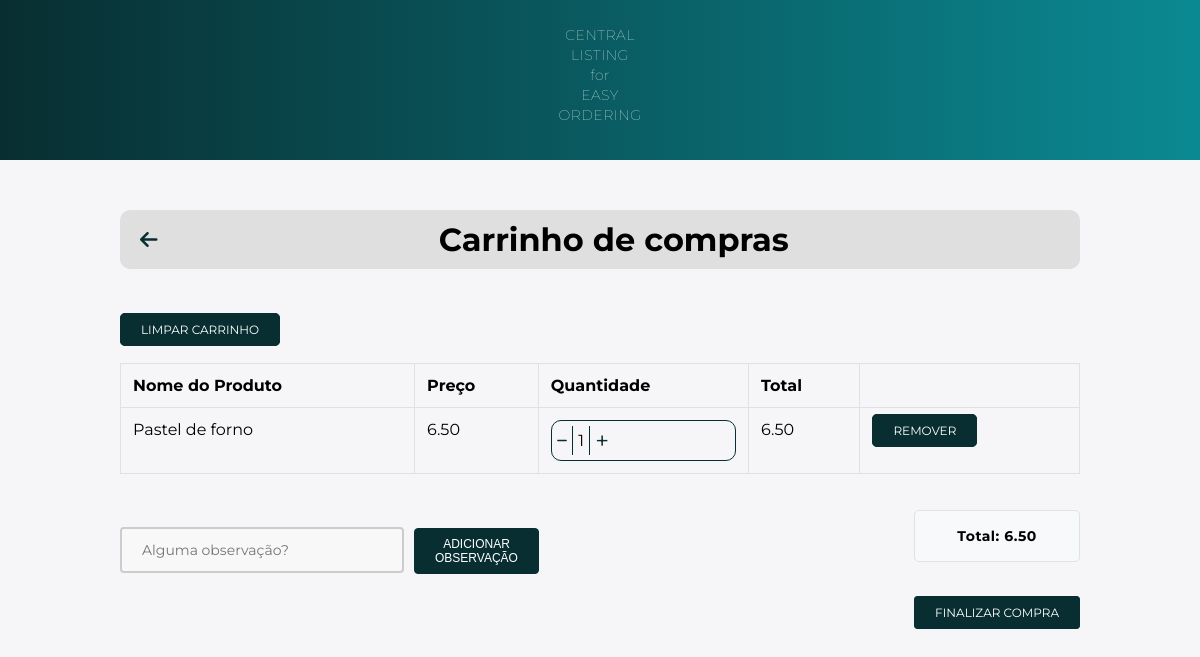
/cart/ (signed in), run on an earlier commit of the app's database.
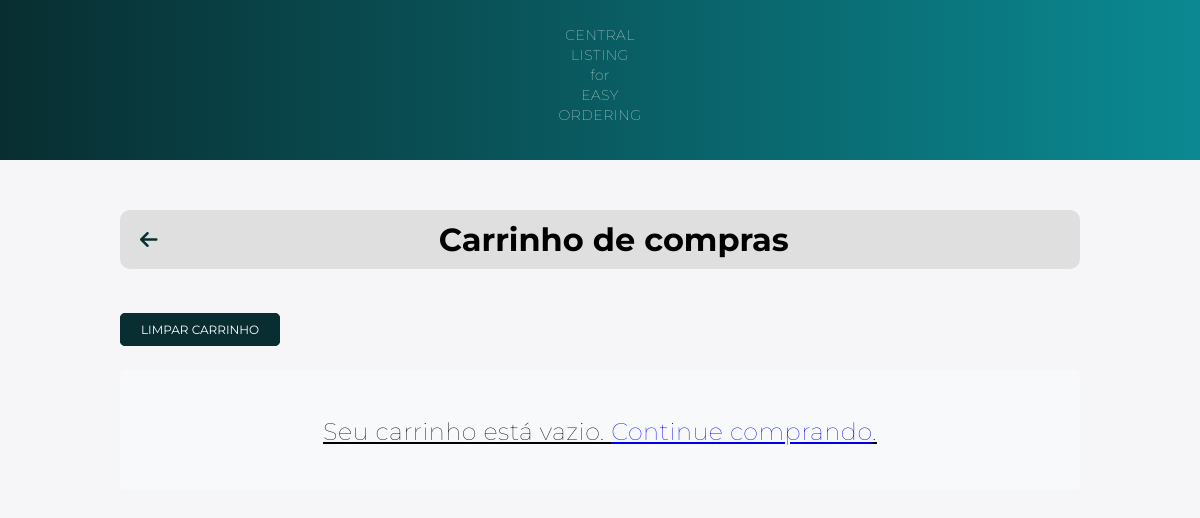
And on a later commit of the database.
### main/models.py (models this page shows, shortened)
class Cart(models.Model):
    user = models.ForeignKey(User, on_delete=models.CASCADE)
    product = models.ForeignKey(FoodProduct, on_delete=models.CASCADE)
    quantity = models.PositiveBigIntegerField(default=1)

class FoodProduct(models.Model):
    name = models.CharField(max_length=255)
    price = models.DecimalField(max_digits=10, decimal_places=2)
    image = models.ImageField(upload_to='static/food_products/', default="static/food_products/default")
    description = models.TextField()
    ingredients = models.ManyToManyField(Ingredients, blank=True)

### main/views.py (the view)
# urls.py: path('cart/', views.cart, name='cart'),
@login_required(login_url='login')
def cart(request):
    cart_items = Cart.objects.filter(user=request.user)
    cart_items_total = []
    for item in cart_items:
        total = item.product.price * item.quantity
        cart_items_total.append((item, total))
    cart_total = sum([total for _, total in cart_items_total])
    if request.method == "POST":
        form = CartForm(request.POST)
        if form.is_valid():
            obs = form.cleaned_data["text_box_obs"]
            request.session["cart_obs"] = obs
            return redirect('cart')
    else:
        form = CartForm()
    context = {
        'cart_items_total': cart_items_total,
        'cart_total': cart_total,
        'form': form,
    }
    return render(request, 'cart.html', context)

### main/forms.py
class CartForm(forms.Form):
    text_box_obs = forms.CharField(widget=forms.Textarea(attrs={'rows': 4, 'placeholder': 'Alguma observação?'}), required=False)

### templates/cart.html (shortened to what this page needs)
{% load static %}
<!DOCTYPE html>
<html>
<head>
    <link rel="stylesheet" type="text/css" href="{% static './css/cart.css' %}">
    <link rel="stylesheet" href="https://cdnjs.cloudflare.com/ajax/libs/font-awesome/6.4.0/css/all.min.css" />
</head>
<body>
    <nav>
        <p>CENTRAL<br>LISTING<br>for<br>EASY<br>ORDERING</p>
    </nav>
    <div class="container">
        <div class="top-bar">
            <a href="{% url 'home' %}" class="back-to-home">
                <i class="fas fa-arrow-left"></i>
            </a>
            <h1 class="top-bar-title">Carrinho de compras</h1>
        </div>
    </div>
    <div class="container_clear_cart">
    <a href="{% url 'clear_cart' %}" class="btn btn-danger clear-cart-btn" name="clearCart">Limpar carrinho</a>
    </div>
    <div class="container">
        <div class="row">
            <div class="col-12">
                {% if cart_items_total %}
                <div class="table-container">
                <table class="table table-bordered">
                    <thead>
                        <tr>
                            <th>Nome do Produto</th>
                            <th>Preço</th>
                            <th>Quantidade</th>
                            <th>Total</th>
                            <th></th>
                        </tr>
                    </thead>
                    <tbody>
                        {% for item, total in cart_items_total %}
                        <tr>
                            <td>{{ item.product.name }}</td>
                            <td>{{ item.product.price }}</td>
                            <td>
                                <div class="quantity-box">
                                    <a href="{% url 'decrement_quantity' item.product.id %}" class="fa-sharp fa-solid fa-minus btn-sm minus-link" style="text-decoration: none" name="decreaseCart"></a>
                                    <span class="quantity-number">{{ item.quantity }}</span>
                                    <a href="{% url 'increment_quantity' item.product.id %}" class="fa-light fa-plus btn-sm plus-link" style="text-decoration: none" name="increaseCart"></a>
                                </div>
                            </td>
                            <td>{{ total }}</td>
                            <td>
                                <a href="{% url 'remove_from_cart' item.product.id %}" class="btn btn-danger btn-sm" name="removeCart">Remover</a>
                            </td>
                        </tr>
                        {% endfor %}
                    </tbody>
                </table>
            </div>
            {% if cart_items_total %}
                <div class="bottom-container">
                    <form method="post">
                        <div class="observation-container">
                            <input type="text" name="{{ form.text_box_obs.name }}" class="observation-box" placeholder="Alguma observação?"/>
                            <div class="add-observation-btn-container">
                                <button type="submit" class="btn btn-primary" name="obsCartBtn">Adicionar observação</button>
                            </div>
                        </div>
                    </form>
                    <div class="total-and-button-container">
                        <div class="total-box">
                            <p class="total-text">Total: {{ cart_total }}</p>
                        </div>
                        <div class="checkout-btn-container">
                            <a href="{% url 'payment' %}" class="btn btn-primary" name="finalizarCompra">Finalizar Compra</a>
                        </div>
                    </div>
            {% endif %}
                {% else %}
                <div class="empty-cart-message">
                    <p>Seu carrinho está vazio. <a href="{% url 'home' %}">Continue comprando</a>.</p>
                </div>
                {% endif %}
            </div>
        </div>
    </div>
</body>
</html>

What changed in the data, as far as the page shows it:
removed Cart: product.name "Pastel de forno", product.price "6.50", quantity "1", total "6.50"
Also different on the page:
{{ cart_total }}: "6.50" → (not shown)
text no longer shown: "Nome do Produto Preço Quantidade Total ADICIONAR OBSERVAÇÃO Total: FINALIZAR COMPRA"
text now shown: "Seu carrinho está vazio. Continue comprando ."
